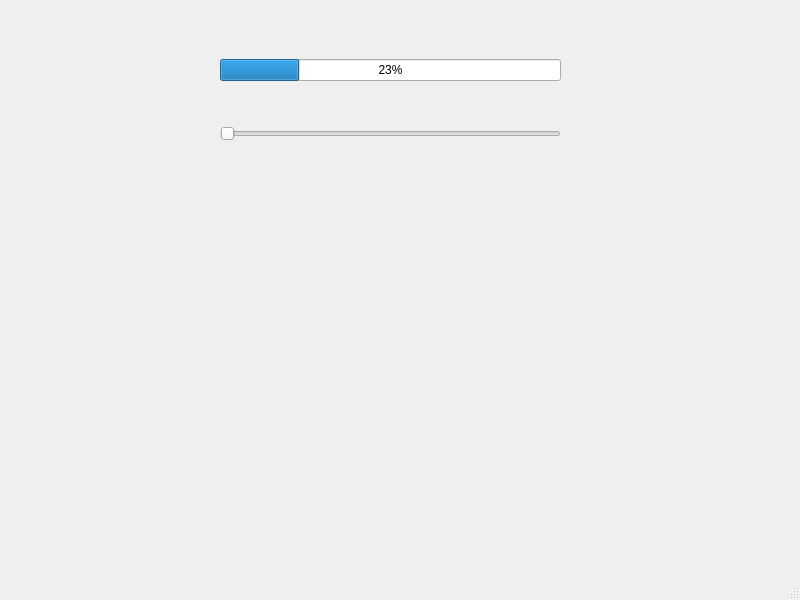
<?xml version="1.0" encoding="UTF-8"?>
<ui version="4.0">
 <class>MainWindow</class>
 <widget class="QMainWindow" name="MainWindow">
  <property name="geometry">
   <rect>
    <x>0</x>
    <y>0</y>
    <width>800</width>
    <height>600</height>
   </rect>
  </property>
  <property name="windowTitle">
   <string>MainWindow</string>
  </property>
  <widget class="QWidget" name="centralwidget">
   <widget class="QWidget" name="layoutWidget">
    <property name="geometry">
     <rect>
      <x>220</x>
      <y>20</y>
      <width>341</width>
      <height>161</height>
     </rect>
    </property>
    <layout class="QVBoxLayout" name="verticalLayout">
     <item>
      <widget class="QProgressBar" name="progressBar">
       <property name="minimum">
        <number>1</number>
       </property>
       <property name="value">
        <number>24</number>
       </property>
      </widget>
     </item>
     <item>
      <widget class="QSlider" name="horizontalSlider">
       <property name="minimum">
        <number>1</number>
       </property>
       <property name="maximum">
        <number>100</number>
       </property>
       <property name="orientation">
        <enum>Qt::Horizontal</enum>
       </property>
      </widget>
     </item>
    </layout>
   </widget>
  </widget>
  <widget class="QMenuBar" name="menubar">
   <property name="geometry">
    <rect>
     <x>0</x>
     <y>0</y>
     <width>800</width>
     <height>25</height>
    </rect>
   </property>
  </widget>
  <widget class="QStatusBar" name="statusbar"/>
 </widget>
 <resources/>
 <connections/>
</ui>
